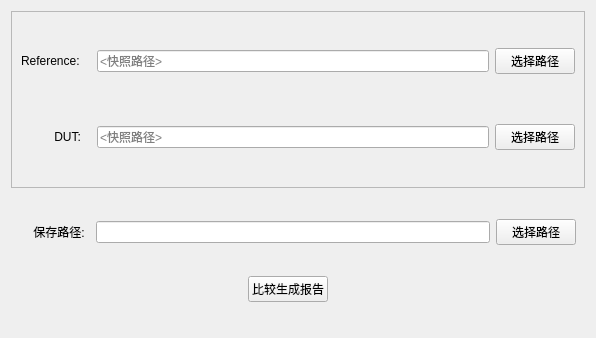
<?xml version="1.0" encoding="UTF-8"?>
<ui version="4.0">
 <class>Form</class>
 <widget class="QWidget" name="Form">
  <property name="geometry">
   <rect>
    <x>0</x>
    <y>0</y>
    <width>596</width>
    <height>338</height>
   </rect>
  </property>
  <property name="windowTitle">
   <string>Form</string>
  </property>
  <layout class="QVBoxLayout" name="verticalLayout_2" stretch="7,1,3,3">
   <item>
    <widget class="QScrollArea" name="scrollArea">
     <property name="widgetResizable">
      <bool>true</bool>
     </property>
     <widget class="QWidget" name="scrollAreaWidgetContents">
      <property name="geometry">
       <rect>
        <x>0</x>
        <y>0</y>
        <width>576</width>
        <height>149</height>
       </rect>
      </property>
      <layout class="QVBoxLayout" name="verticalLayout">
       <property name="leftMargin">
        <number>9</number>
       </property>
       <property name="rightMargin">
        <number>9</number>
       </property>
       <item>
        <layout class="QHBoxLayout" name="horizontalLayout_5">
         <item>
          <widget class="QLabel" name="label">
           <property name="minimumSize">
            <size>
             <width>70</width>
             <height>60</height>
            </size>
           </property>
           <property name="text">
            <string>Reference:</string>
           </property>
          </widget>
         </item>
         <item>
          <widget class="QLineEdit" name="lineEdit">
           <property name="placeholderText">
            <string>&lt;快照路径&gt;</string>
           </property>
          </widget>
         </item>
         <item>
          <widget class="QPushButton" name="pushButton">
           <property name="text">
            <string>选择路径</string>
           </property>
          </widget>
         </item>
        </layout>
       </item>
       <item>
        <layout class="QHBoxLayout" name="horizontalLayout_2">
         <property name="leftMargin">
          <number>0</number>
         </property>
         <property name="rightMargin">
          <number>0</number>
         </property>
         <item>
          <widget class="QLabel" name="label_2">
           <property name="minimumSize">
            <size>
             <width>70</width>
             <height>60</height>
            </size>
           </property>
           <property name="text">
            <string>          DUT:</string>
           </property>
          </widget>
         </item>
         <item>
          <widget class="QLineEdit" name="lineEdit_2">
           <property name="placeholderText">
            <string>&lt;快照路径&gt;</string>
           </property>
          </widget>
         </item>
         <item>
          <widget class="QPushButton" name="pushButton_2">
           <property name="text">
            <string>选择路径</string>
           </property>
          </widget>
         </item>
        </layout>
       </item>
      </layout>
     </widget>
    </widget>
   </item>
   <item>
    <spacer name="verticalSpacer">
     <property name="orientation">
      <enum>Qt::Vertical</enum>
     </property>
     <property name="sizeHint" stdset="0">
      <size>
       <width>20</width>
       <height>40</height>
      </size>
     </property>
    </spacer>
   </item>
   <item>
    <layout class="QHBoxLayout" name="horizontalLayout">
     <property name="leftMargin">
      <number>9</number>
     </property>
     <property name="rightMargin">
      <number>9</number>
     </property>
     <item>
      <widget class="QLabel" name="label_5">
       <property name="minimumSize">
        <size>
         <width>70</width>
         <height>0</height>
        </size>
       </property>
       <property name="text">
        <string>    保存路径:</string>
       </property>
      </widget>
     </item>
     <item>
      <widget class="QLineEdit" name="lineEdit_5"/>
     </item>
     <item>
      <widget class="QPushButton" name="pushButton_5">
       <property name="text">
        <string>选择路径</string>
       </property>
      </widget>
     </item>
    </layout>
   </item>
   <item>
    <layout class="QHBoxLayout" name="horizontalLayout_3">
     <item>
      <spacer name="horizontalSpacer">
       <property name="orientation">
        <enum>Qt::Horizontal</enum>
       </property>
       <property name="sizeHint" stdset="0">
        <size>
         <width>40</width>
         <height>20</height>
        </size>
       </property>
      </spacer>
     </item>
     <item>
      <widget class="QPushButton" name="pushButton_3">
       <property name="text">
        <string>比较生成报告</string>
       </property>
      </widget>
     </item>
     <item>
      <spacer name="verticalSpacer_2">
       <property name="orientation">
        <enum>Qt::Vertical</enum>
       </property>
       <property name="sizeHint" stdset="0">
        <size>
         <width>20</width>
         <height>40</height>
        </size>
       </property>
      </spacer>
     </item>
     <item>
      <spacer name="horizontalSpacer_2">
       <property name="orientation">
        <enum>Qt::Horizontal</enum>
       </property>
       <property name="sizeHint" stdset="0">
        <size>
         <width>40</width>
         <height>20</height>
        </size>
       </property>
      </spacer>
     </item>
    </layout>
   </item>
  </layout>
 </widget>
 <resources/>
 <connections/>
</ui>
